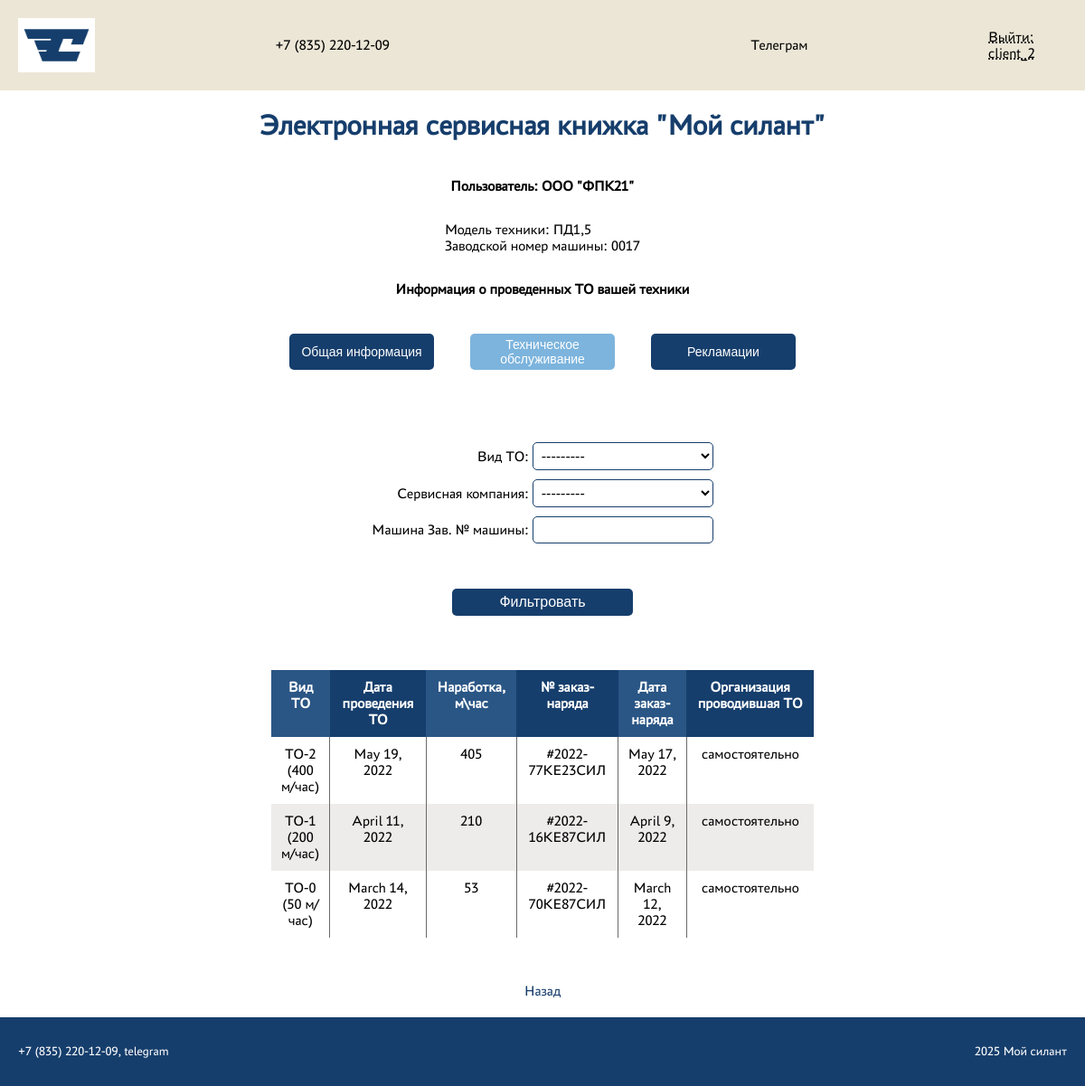
Screenshot of /machines/1/ (signed in) with the database file from the repository.
### core/models.py (models this page shows, shortened)
class BaseModel(models.Model):
    def __str__(self):
        return self.name
    class Meta:
        abstract = True

class Client(BaseModel):
    name = models.CharField(max_length=255)
    description = models.CharField(max_length=255)
    user = models.ForeignKey(User, on_delete=models.CASCADE)
    group = models.ForeignKey(Group, on_delete=models.CASCADE)

class Machine(models.Model):
    serial_number_of_machine = models.CharField(max_length=255, verbose_name='Зав. № машины')
    model_of_equipment = models.ForeignKey(EquipmentModel, on_delete=models.CASCADE, verbose_name='Модель техники')
    model_of_engine = models.ForeignKey(EngineModel, on_delete=models.CASCADE, verbose_name='Модель двигателя')
    serial_number_of_engine = models.CharField(max_length=255, verbose_name='Зав. № двигателя')
    transmission_model = models.ForeignKey(TransmissionModel, on_delete=models.CASCADE, verbose_name='Модель трансмиссии')
    serial_number_of_transmission = models.CharField(max_length=255, verbose_name='Зав. № трансмиссии')
    drive_axle_model = models.ForeignKey(DriveAxleModel, on_delete=models.CASCADE, verbose_name='Модель ведущего моста')
    serial_number_of_drive_axle = models.CharField(max_length=255, verbose_name='Зав. № ведущего моста')
    steering_axle_model = models.ForeignKey(SteeringAxleModel, on_delete=models.CASCADE, verbose_name='Модель управляемого моста')
    serial_number_of_steering_axle = models.CharField(max_length=255, verbose_name='Зав. № управляемого моста')
    supply_contract_number_and_date = models.CharField(max_length=255, verbose_name='Договор поставки №, дата')
    date_shipped_from_factory = models.DateField(null=True, verbose_name='Дата отгрузки с завода')
    recipient = models.CharField(max_length=255, verbose_name='Грузополучатель (конечный потребитель)')
    delivery_address = models.CharField(max_length=255, blank=True, verbose_name='Адрес доставки (эксплуатации)')
    equipment = models.CharField(max_length=255, blank=True, verbose_name='Комплектация (доп. опции)')
    client = models.ForeignKey(Client, on_delete=models.CASCADE, verbose_name='Клиент')
    service_company = models.ForeignKey(ServiceCompany, on_delete=models.CASCADE, verbose_name='Сервисная компания')
    class Meta:
        ordering = ['-date_shipped_from_factory']

class EquipmentModel(BaseModel):
    name = models.CharField(max_length=255)
    description = models.CharField(max_length=255)

class Maintenance(models.Model):
    maintenance_type = models.ForeignKey(MaintenanceType, on_delete=models.CASCADE, verbose_name='Вид ТО')
    maintenance_date = models.DateField(null=True, verbose_name='Дата проведения ТО')
    operating_time = models.IntegerField(verbose_name='Наработка, м/час')
    work_order_number = models.CharField(max_length=255, verbose_name='№ заказ-наряда')
    work_order_date = models.DateField(null=True, verbose_name='Дата заказ-наряда')
    the_organization_that_carried_out_the_maintenance = models.ForeignKey(TheOrganizationThatCarriedOutTheMaintenance, on_delete=models.CASCADE, verbose_name='Организация, проводившая ТО')
    machine = models.ForeignKey(Machine, on_delete=models.CASCADE, verbose_name='Машина')
    service_company = models.ForeignKey(ServiceCompany, on_delete=models.CASCADE, blank=True, null=True, verbose_name='Сервисная компания')
    class Meta:
        ordering = ['-maintenance_date']

class MaintenanceType(BaseModel):
    name = models.CharField(max_length=255)
    description = models.CharField(max_length=255)

class TheOrganizationThatCarriedOutTheMaintenance(BaseModel):
    name = models.CharField(max_length=255)
    description = models.CharField(max_length=255)

### core/views.py (the view)
# urls.py: path('machines/<int:machine_id>/', machine_detail, name='machine_detail'),
@login_required
@permission_required("core.view_machine", raise_exception=True)
@permission_required("core.view_maintenance", raise_exception=True)
def machine_detail(request, machine_id):
    client = None
    username = request.user.first_name
    try:
        machine = Machine.objects.get(id=machine_id)
    except Machine.DoesNotExist:
        return redirect("machine_list")
    try:
        client = Client.objects.get(user_id=request.user.id)
    except Client.DoesNotExist:
        client = username
    maintenances = Maintenance.objects.filter(machine_id=machine_id)
    maintenances_filter = MaintenanceFilter(request.GET, queryset=maintenances)
    return render(
        request,
        "machine/machine_detail.html",
        {
            "machine": machine,
            "maintenances": maintenances,
            "username": username,
            "client": client,
            "filter": maintenances_filter,
        },
    )

### templates/machine/machine_detail.html (shortened to what this page needs)
{% extends 'base.html' %}
{% block content %}
<main class="main">
    {% if machine %}
    <div class="user-info">
        <span>Модель техники: {{ machine.model_of_equipment }}</span>
        <span>Заводской номер машины: {{ machine.serial_number_of_machine }}</span>
    </div>
    <div class="result-wrapper">
        <h1>Информация о проведенных ТО вашей техники</h1>
        {% include 'tabs.html' with active_tab='maintenance' %}
        {% if maintenances %}
        {% include 'forms/filter_form.html' %}
        <div class="adaptive-table-wrapper">
                <table class="adaptive-table">
                    <thead>
                        <tr>
                            <th>Вид ТО</th>
                            <th>Дата проведения ТО</th>
                            <th>Наработка, м\час</th>
                            <th>№ заказ-наряда</th>
                            <th>Дата заказ-наряда</th>
                            <th>Организация проводившая ТО</th>
                        </tr>
                    </thead>
                    <tbody>
                        {% for maintenance in filter.qs %}
                        <tr>
                            <td>{{ maintenance.maintenance_type }}</td>
                            <td>{{ maintenance.maintenance_date }}</td>
                            <td>{{ maintenance.operating_time }}</td>
                            <td>{{ maintenance.work_order_number }}</td>
                            <td>{{ maintenance.work_order_date }}</td>
                            <td>{{ maintenance.the_organization_that_carried_out_the_maintenance }}</td>
                        </tr>
                        {% endfor %}
                    </tbody>
                </table>
                {% else %}
                    <div class="result-wrapper">
                        <span class="info-if-doesnt-exists">ТО для данной машины не обнаружено</span>
                    </div>
                {% endif %}
        </div>
    </div>
    {% endif %}
    <a href="{% url 'machine_list' %}" class="back-href">Назад</a>
</main>
{% endblock content %}

### templates/base.html (shortened to what this page needs)
<!DOCTYPE html>
<html lang="en">
  <head>
    {% load static %}
      <link href="{% static 'css/base.css' %}" rel="stylesheet" />
      <link href="{% static 'css/main/main.css' %}" rel="stylesheet" />
      <link href="{% static 'css/tabs/tabs.css' %}" rel="stylesheet" />
      <link href="{% static 'css/forms/create_forms.css' %}" rel="stylesheet" />
      <link href="{% static 'css/forms/login_forms.css' %}" rel="stylesheet" />
      <link href="{% static 'css/forms/filter_forms.css' %}" rel="stylesheet" />
      <link href="{% static 'css/modal/modal.css' %}" rel="stylesheet" />
  </head>
  <body>
    <nav>
        <div class="logo-signin-wrapper">
            <img src="{% static 'img/logo.jpg' %}">
            <div class="contact-container">
              <span>+7 (835) 220-12-09</span>
              <span>Телеграм</span>
            </div>
            {% if user.is_authenticated %}
            <a href="{% url 'account_logout' %}">Выйти: {{ user.username }}</a>
            {% else %}
            <a href="{% url 'account_login' %}">Авторизация</a>
            {% endif %}
        </div>
    </nav>
    <h1 class="title">Электронная сервисная книжка "Мой силант"</h1>
    <section class="main-section">
      <div class="user-info">
        {% if client %}
            <h1>Пользователь: {{ client }}</h1>
        {% elif username %}
            <h1>Пользователь: {{ username }}</h1>
        {% elif user.is_superuser %}
            <h1>Пользователь: Администратор</h1>
        {% else %}
            <h1>Пользователь: Гость</h1>
        {% endif %}
      </div>
      {% block content %}{% endblock %}
    </section>
    <footer>
        <div class="footer-wrapper">
            <span>+7 (835) 220-12-09, telegram</span>
            <span>2025 Мой силант</span>
        </div>
    </footer>
  </body>
</html>

### static/css/base.css (style rules this page uses)
* { margin: 0; padding: 0; border: 0; outline: 0; font-size: 100%; vertical-align: baseline; background: transparent; }
html, body { display: flex; flex-direction: column; align-items: center; height: 100%; width: 100%; font-family: 'PT Astra Sans', sans-serif; }
nav { background-color: #EBE6D6; width: 100%; display: flex; flex-direction: column; align-items: center; justify-content: space-between; align-items: center; color: black; }
.contact-container { display: flex; flex-direction: row; justify-content: space-around; align-items: center; width: 100%; }
.logo-signin-wrapper { display: flex; justify-content: space-between; align-items: center; width: 100%; }
.logo-signin-wrapper > img { height: 60px; padding: 20px 0 20px 20px; }
.logo-signin-wrapper > a { color: black; text-decoration: underline dotted; padding-right: 20px; transition: all 0.3s; }
.title { color: #163E6C; font-size: 32px; padding: 20px 0 20px 0; }
.main-section { display: flex; flex-direction: column; align-items: center; background-color: white; padding: 20px 0 0 0; margin-bottom: 20px; height: 200vh; }
footer { background-color: #163E6C; height: 100px; width: 100%; }
.footer-wrapper { color: white; font-size: 14px; display: flex; justify-content: space-between; align-items: center; width: 100%; height: 100%; }
.footer-wrapper > span { padding: 30px 20px 30px 20px; }

### static/css/main/main.css (style rules this page uses)
.main { display: flex; flex-direction: column; align-items: center; background-color: white; padding: 20px 0 0 0; }
.user-info { display: flex; flex-direction: column; margin-bottom: 10px; }
.result-wrapper { display: flex; flex-direction: column; justify-content: center; align-items: center; padding: 20px; width: 1600px; }
.adaptive-table-wrapper { margin-top: 20px; width: 100%; max-height: 500px; overflow: auto; }
.adaptive-table-wrapper > .adaptive-table { width: 100%; border-collapse: collapse; text-align: center; background-color: white; box-shadow: 0 5px 15px rgba(0, 0, 0, 0.2); }
.adaptive-table-wrapper > .adaptive-table td, .adaptive-table-wrapper > .adaptive-table th { padding: 10px; text-align: center; }
.adaptive-table-wrapper > .adaptive-table th { background-color: #163E6C; color: white; }
.adaptive-table-wrapper > .adaptive-table th:nth-child(odd) { background-color: #2a5685; }
.adaptive-table-wrapper > .adaptive-table tr:nth-child(even) { background-color: #eeebeb; }
.adaptive-table-wrapper > .adaptive-table td { border-right: 1px solid #696a6a; }
.adaptive-table-wrapper > .adaptive-table td:last-child { border-right: none; }
@media screen and (max-width: 1536px) { .result-wrapper { width: 1200px; } }
@media screen and (max-width: 1440px) { .result-wrapper { width: 800px; } }
@media screen and (max-width: 1366px) { .result-wrapper { width: 600px; } }

### static/css/forms/login_forms.css (style rules this page uses)
.back-href { margin-top: 30px; cursor: pointer; color: #163E6C; text-decoration: none; transition: 0.3s; }

### static/css/forms/filter_forms.css (style rules this page uses)
div > input, select { border-radius: 5px; padding: 5px; background-color: white; border: 1px solid #163E6C; width: 300px; margin-bottom: 10px; width: 200px; }
div > input { width: 188px; }

### rows the page displays
Client: name "ООО \"ФПК21\""
Machine: model_of_equipment "ПД1,5", serial_number_of_machine "0017"
Maintenance: maintenance_type "ТО-2 (400 м/час)", maintenance_date "May 19, 2022", operating_time "405", work_order_number "#2022-77КЕ23СИЛ", work_order_date "May 17, 2022", the_organization_that_carried_out_the_maintenance "самостоятельно"
Maintenance: maintenance_type "ТО-1 (200 м/час)", maintenance_date "April 11, 2022", operating_time "210", work_order_number "#2022-16КЕ87СИЛ", work_order_date "April 9, 2022", the_organization_that_carried_out_the_maintenance "самостоятельно"
Maintenance: maintenance_type "ТО-0 (50 м/час)", maintenance_date "March 14, 2022", operating_time "53", work_order_number "#2022-70КЕ87СИЛ", work_order_date "March 12, 2022", the_organization_that_carried_out_the_maintenance "самостоятельно"

### other values shown
{{ user.username }} "client_2"
